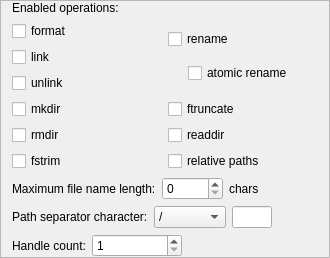
                <widget class="QFrame" name="framePosixOps">
                 <property name="enabled">
                  <bool>true</bool>
                 </property>
                 <property name="frameShape">
                  <enum>QFrame::StyledPanel</enum>
                 </property>
                 <property name="frameShadow">
                  <enum>QFrame::Raised</enum>
                 </property>
                 <layout class="QVBoxLayout" name="verticalLayout_5">
                  <property name="topMargin">
                   <number>0</number>
                  </property>
                  <property name="bottomMargin">
                   <number>0</number>
                  </property>
                  <item>
                   <widget class="QLabel" name="label">
                    <property name="text">
                     <string>Enabled operations:</string>
                    </property>
                   </widget>
                  </item>
                  <item>
                   <layout class="QHBoxLayout" name="horizontalLayout_4">
                    <item>
                     <layout class="QVBoxLayout" name="verticalLayout_9">
                      <item>
                       <layout class="QHBoxLayout" name="horizontalLayout">
                        <item>
                         <widget class="QCheckBox" name="cbPosixFormat">
                          <property name="toolTip">
                           <string>&lt;html&gt;&lt;head/&gt;&lt;body&gt;&lt;p&gt;&lt;span style=&quot; font-weight:600;&quot;&gt;What it means:&lt;/span&gt; This setting determines whether the red_format() API will be available.&lt;/p&gt;&lt;p&gt;&lt;span style=&quot; font-weight:600;&quot;&gt;Guidance:&lt;/span&gt; If you plan to format or reformat the storage media on the target, enable this setting; otherwise, disable it to reduce code size. Often the media is formatted only once, when the system is &amp;quot;flashed&amp;quot;, and never again; in this case there is no need for red_format(). Enabling red_format() will be required to run most of the tests provided with Reliance Edge.&lt;/p&gt;&lt;/body&gt;&lt;/html&gt;</string>
                          </property>
                          <property name="text">
                           <string>format</string>
                          </property>
                         </widget>
                        </item>
                       </layout>
                      </item>
                      <item>
                       <layout class="QHBoxLayout" name="horizontalLayout_2">
                        <item>
                         <widget class="QCheckBox" name="cbPosixLink">
                          <property name="toolTip">
                           <string>&lt;html&gt;&lt;head/&gt;&lt;body&gt;&lt;p&gt;&lt;span style=&quot; font-weight:600;&quot;&gt;What it means: &lt;/span&gt;This setting determines whether the red_link() API will be available.&lt;/p&gt;&lt;p&gt;&lt;span style=&quot; font-weight:600;&quot;&gt;Guidance:&lt;/span&gt; If you plan to create hard links in your application, enable this setting; otherwise, disable it to reduce code size.&lt;/p&gt;&lt;/body&gt;&lt;/html&gt;</string>
                          </property>
                          <property name="text">
                           <string>link</string>
                          </property>
                         </widget>
                        </item>
                       </layout>
                      </item>
                      <item>
                       <layout class="QHBoxLayout" name="horizontalLayout_3">
                        <item>
                         <widget class="QCheckBox" name="cbPosixUnlink">
                          <property name="toolTip">
                           <string>&lt;html&gt;&lt;head/&gt;&lt;body&gt;&lt;p&gt;&lt;span style=&quot; font-weight:600;&quot;&gt;What it means:&lt;/span&gt; This setting determines whether the red_unlink() API will be available.&lt;/p&gt;&lt;p&gt;&lt;span style=&quot; font-weight:600;&quot;&gt;Guidance:&lt;/span&gt; If you plan to delete files in your application, enable this setting; otherwise, disable it to reduce code size. red_unlink() shares most of its code with red_rmdir(), so the difference in code size is small unless both APIs are enabled or disabled.&lt;/p&gt;&lt;/body&gt;&lt;/html&gt;</string>
                          </property>
                          <property name="text">
                           <string>unlink</string>
                          </property>
                         </widget>
                        </item>
                       </layout>
                      </item>
                      <item>
                       <layout class="QHBoxLayout" name="horizontalLayout_5">
                        <item>
                         <widget class="QCheckBox" name="cbPosixMkdir">
                          <property name="toolTip">
                           <string>&lt;html&gt;&lt;head/&gt;&lt;body&gt;&lt;p&gt;&lt;span style=&quot; font-weight:600;&quot;&gt;What it means: &lt;/span&gt;This setting determines whether the red_mkdir() API will be available.&lt;/p&gt;&lt;p&gt;&lt;span style=&quot; font-weight:600;&quot;&gt;Guidance:&lt;/span&gt; If you plan to create directories in your application, enable this setting; otherwise, disable it to reduce code size.&lt;/p&gt;&lt;/body&gt;&lt;/html&gt;</string>
                          </property>
                          <property name="text">
                           <string>mkdir</string>
                          </property>
                         </widget>
                        </item>
                       </layout>
                      </item>
                      <item>
                       <layout class="QHBoxLayout" name="horizontalLayout_11">
                        <item>
                         <widget class="QCheckBox" name="cbPosixRmDir">
                          <property name="toolTip">
                           <string>&lt;html&gt;&lt;head/&gt;&lt;body&gt;&lt;p&gt;&lt;span style=&quot; font-weight:600;&quot;&gt;What it means:&lt;/span&gt; This setting determines whether the red_rmdir() API will be available.&lt;/p&gt;&lt;p&gt;&lt;span style=&quot; font-weight:600;&quot;&gt;Guidance:&lt;/span&gt; If you plan to delete directories in your application, enable this setting; otherwise, disable it to reduce code size. red_rmdir() shares most of its code with red_unlink(), so the difference in code size is small unless both APIs are enabled or disabled.&lt;/p&gt;&lt;/body&gt;&lt;/html&gt;</string>
                          </property>
                          <property name="text">
                           <string>rmdir</string>
                          </property>
                         </widget>
                        </item>
                       </layout>
                      </item>
                      <item>
                       <layout class="QHBoxLayout" name="horizontalLayout_8">
                        <item>
                         <widget class="QCheckBox" name="cbPosixFstrim">
                          <property name="toolTip">
                           <string>&lt;html&gt;&lt;head/&gt;&lt;body&gt;&lt;p&gt;&lt;span style=&quot; font-weight:600;&quot;&gt;What it means:&lt;/span&gt; This setting determines whether the red_fstrim() API will be available.  Enabling this setting implicitly enables the block device discard mechanism.&lt;/p&gt;&lt;p&gt;&lt;span style=&quot; font-weight:600;&quot;&gt;Guidance:&lt;/span&gt; If you plan to delete directories in your application, enable this setting; otherwise, disable it to reduce code size. red_rmdir() shares most of its code with red_unlink(), so the difference in code size is small unless both APIs are enabled or disabled.&lt;/p&gt;&lt;/body&gt;&lt;/html&gt;</string>
                          </property>
                          <property name="text">
                           <string>fstrim</string>
                          </property>
                         </widget>
                        </item>
                        <item>
                         <widget class="WarningBtn" name="wbtnFstrim" native="true">
                          <property name="sizePolicy">
                           <sizepolicy hsizetype="Fixed" vsizetype="Ignored">
                            <horstretch>0</horstretch>
                            <verstretch>0</verstretch>
                           </sizepolicy>
                          </property>
                          <property name="minimumSize">
                           <size>
                            <width>0</width>
                            <height>0</height>
                           </size>
                          </property>
                          <property name="maximumSize">
                           <size>
                            <width>18</width>
                            <height>16777215</height>
                           </size>
                          </property>
                         </widget>
                        </item>
                       </layout>
                      </item>
                     </layout>
                    </item>
                    <item>
                     <layout class="QVBoxLayout" name="verticalLayout_8">
                      <item>
                       <widget class="QFrame" name="framePosixRenames">
                        <layout class="QVBoxLayout" name="vlayPosixRenames">
                         <property name="leftMargin">
                          <number>0</number>
                         </property>
                         <property name="topMargin">
                          <number>0</number>
                         </property>
                         <property name="rightMargin">
                          <number>0</number>
                         </property>
                         <property name="bottomMargin">
                          <number>0</number>
                         </property>
                         <item>
                          <layout class="QHBoxLayout" name="horizontalLayout_14">
                           <item>
                            <widget class="QCheckBox" name="cbPosixRename">
                             <property name="toolTip">
                              <string>&lt;html&gt;&lt;head/&gt;&lt;body&gt;&lt;p&gt;&lt;span style=&quot; font-weight:600;&quot;&gt;What it means:&lt;/span&gt; This setting determines whether the red_rename() API will be available.&lt;/p&gt;&lt;p&gt;&lt;span style=&quot; font-weight:600;&quot;&gt;Guidance:&lt;/span&gt; If you need to rename files or directories in your application, enable this setting; otherwise, disable it to reduce code size and memory usage. red_rename() substantially increases the minimum number of block buffers (the increase is between 3 and 6 block size buffers, depending on other settings), thereby increasing the amount of RAM needed to use Reliance Edge. Therefore it is recommended to disable this setting unless red_rename() is actually needed.&lt;/p&gt;&lt;/body&gt;&lt;/html&gt;</string>
                             </property>
                             <property name="text">
                              <string>rename</string>
                             </property>
                            </widget>
                           </item>
                          </layout>
                         </item>
                         <item>
                          <layout class="QHBoxLayout" name="horizontalLayout_24">
                           <property name="spacing">
                            <number>0</number>
                           </property>
                           <property name="leftMargin">
                            <number>20</number>
                           </property>
                           <item>
                            <widget class="QCheckBox" name="cbPosixAtomicRename">
                             <property name="toolTip">
                              <string>&lt;html&gt;&lt;head/&gt;&lt;body&gt;&lt;p&gt;&lt;span style=&quot; font-weight:600;&quot;&gt;What it means: &lt;/span&gt;This setting determines whether red_rename() will support atomic rename functionality, as described in its documentation.&lt;/p&gt;&lt;p&gt;&lt;span style=&quot; font-weight:600;&quot;&gt;Guidance:&lt;/span&gt; If you want to replace a file with another file, one method is to red_unlink() the original file and red_rename() the new file to have the same name as the original file. But there are several things that could go wrong: it leaves an interval where the file does not exist with its original name, and if another task tries to open it, the open will fail; if another task commits a transaction point, a transacted state could be created where the original file does not exist, which could possibly cause problems if power is lost and the file is missing after reboot; or the rename could fail, and the original file would have been deleted without a replacement. Atomic rename allows red_rename() to rename onto an existing file, removing the need for the red_unlink() and guaranteeing that the file will exist with either its old or new contents. If this sounds like a useful feature for your application, enable this setting; otherwise, disable it to reduce code size and decrease the minimum block buffer count by one.&lt;/p&gt;&lt;/body&gt;&lt;/html&gt;</string>
                             </property>
                             <property name="text">
                              <string>atomic rename</string>
                             </property>
                            </widget>
                           </item>
                          </layout>
                         </item>
                        </layout>
                       </widget>
                      </item>
                      <item>
                       <layout class="QHBoxLayout" name="horizontalLayout_17">
                        <item>
                         <widget class="QCheckBox" name="cbPosixFtruncate">
                          <property name="toolTip">
                           <string>&lt;html&gt;&lt;head/&gt;&lt;body&gt;&lt;p&gt;&lt;span style=&quot; font-weight:600;&quot;&gt;What it means:&lt;/span&gt; This setting determines whether truncation functionality will be available, namely the red_ftruncate() API and the RED_O_TRUNC flag for red_open().&lt;/p&gt;&lt;p&gt;&lt;span style=&quot; font-weight:600;&quot;&gt;Guidance:&lt;/span&gt; If you plan to truncate files in your application, enable this setting; otherwise, disable it to reduce code size.&lt;/p&gt;&lt;/body&gt;&lt;/html&gt;</string>
                          </property>
                          <property name="text">
                           <string>ftruncate</string>
                          </property>
                         </widget>
                        </item>
                       </layout>
                      </item>
                      <item>
                       <layout class="QHBoxLayout" name="horizontalLayout_18">
                        <item>
                         <widget class="QCheckBox" name="cbPosixDirOps">
                          <property name="toolTip">
                           <string>&lt;html&gt;&lt;head/&gt;&lt;body&gt;&lt;p&gt;&lt;span style=&quot; font-weight:600;&quot;&gt;What it means: &lt;/span&gt;This setting determines whether the red_opendir(), red_readdir(), red_rewinddir(), and red_closedir() APIs will be available.&lt;/p&gt;&lt;p&gt;&lt;span style=&quot; font-weight:600;&quot;&gt;Guidance: &lt;/span&gt;If you plan to enumerate the contents of a directory in your application, enable this setting; otherwise, disable it to reduce code size and reduce the amount of memory needed for each file system handle (see Handle Count). red_readdir() is useful for discovering the contents of a directory, and for writing code which parses directories recursively, but most embedded applications will not need it.&lt;/p&gt;&lt;/body&gt;&lt;/html&gt;</string>
                          </property>
                          <property name="text">
                           <string>readdir</string>
                          </property>
                         </widget>
                        </item>
                       </layout>
                      </item>
                      <item>
                       <layout class="QHBoxLayout" name="horizontalLayout_22">
                        <item>
                         <widget class="QCheckBox" name="cbPosixCwd">
                          <property name="toolTip">
                           <string>&lt;html&gt;&lt;head/&gt;&lt;body&gt;&lt;p&gt;&lt;span style=&quot; font-weight:600;&quot;&gt;What it means: &lt;/span&gt;This setting determines whether the name based APIs support relative paths based on the current working directory and the . and .. directory entries.&lt;/p&gt;&lt;p&gt;&lt;span style=&quot; font-weight:600;&quot;&gt;Guidance: &lt;/span&gt;If you plan to use relative paths in your application, enable this setting; otherwise, disable it to reduce code size.&lt;/p&gt;&lt;/body&gt;&lt;/html&gt;</string>
                          </property>
                          <property name="text">
                           <string>relative paths</string>
                          </property>
                         </widget>
                        </item>
                       </layout>
                      </item>
                     </layout>
                    </item>
                   </layout>
                  </item>
                  <item>
                   <widget class="QWidget" name="hwiFileNameLen" native="true">
                    <property name="minimumSize">
                     <size>
                      <width>0</width>
                      <height>10</height>
                     </size>
                    </property>
                    <layout class="QHBoxLayout" name="horizontalLayout_6">
                     <property name="leftMargin">
                      <number>0</number>
                     </property>
                     <property name="topMargin">
                      <number>0</number>
                     </property>
                     <property name="rightMargin">
                      <number>0</number>
                     </property>
                     <property name="bottomMargin">
                      <number>0</number>
                     </property>
                     <item>
                      <widget class="QLabel" name="label_3">
                       <property name="toolTip">
                        <string>&lt;html&gt;&lt;head/&gt;&lt;body&gt;&lt;p&gt;&lt;span style=&quot; font-weight:600;&quot;&gt;What it means:&lt;/span&gt; This determines the maximum length for a file or directory name; it is equivalent to the NAME_MAX macro in POSIX.&lt;/p&gt;&lt;p&gt;&lt;span style=&quot; font-weight:600;&quot;&gt;Guidance:&lt;/span&gt; For efficient, compact directories, this should be kept as small as possible. Directory entries have a fixed size, so all names consume the same amount of directory space as the maximum-length name. If your application code has already been written, it is reasonable to search your application for the longest file name, and use that; or if you previously used a FAT file system without long file names, you can set this to 12 (sufficient for 8.3 names). Internally, directory entry sizes must be a multiple of four; if the maximum name length is not divisible by four, directory entries will be padded with unused bytes. To avoid this padding, use a name length which is divisible by four. The maximum legal name length is block size minus 4, but using such large names is not recommended.&lt;/p&gt;&lt;/body&gt;&lt;/html&gt;</string>
                       </property>
                       <property name="text">
                        <string>Maximum file name length:</string>
                       </property>
                      </widget>
                     </item>
                     <item>
                      <widget class="QSpinBox" name="sbFileNameLen">
                       <property name="maximum">
                        <number>65535</number>
                       </property>
                      </widget>
                     </item>
                     <item>
                      <widget class="QLabel" name="label_4">
                       <property name="text">
                        <string>chars</string>
                       </property>
                      </widget>
                     </item>
                     <item>
                      <spacer name="horizontalSpacer">
                       <property name="orientation">
                        <enum>Qt::Horizontal</enum>
                       </property>
                       <property name="sizeHint" stdset="0">
                        <size>
                         <width>40</width>
                         <height>20</height>
                        </size>
                       </property>
                      </spacer>
                     </item>
                     <item>
                      <widget class="WarningBtn" name="wbtnFileNameLen" native="true">
                       <property name="sizePolicy">
                        <sizepolicy hsizetype="Fixed" vsizetype="Ignored">
                         <horstretch>0</horstretch>
                         <verstretch>0</verstretch>
                        </sizepolicy>
                       </property>
                       <property name="minimumSize">
                        <size>
                         <width>0</width>
                         <height>18</height>
                        </size>
                       </property>
                       <property name="maximumSize">
                        <size>
                         <width>18</width>
                         <height>18</height>
                        </size>
                       </property>
                      </widget>
                     </item>
                    </layout>
                   </widget>
                  </item>
                  <item>
                   <widget class="QWidget" name="hwiPathChar" native="true">
                    <property name="minimumSize">
                     <size>
                      <width>0</width>
                      <height>10</height>
                     </size>
                    </property>
                    <layout class="QHBoxLayout" name="horizontalLayout_7">
                     <property name="leftMargin">
                      <number>0</number>
                     </property>
                     <property name="topMargin">
                      <number>0</number>
                     </property>
                     <property name="rightMargin">
                      <number>0</number>
                     </property>
                     <property name="bottomMargin">
                      <number>0</number>
                     </property>
                     <item>
                      <widget class="QLabel" name="label_5">
                       <property name="toolTip">
                        <string>&lt;html&gt;&lt;head/&gt;&lt;body&gt;&lt;p&gt;&lt;span style=&quot; font-weight:600;&quot;&gt;What it means:&lt;/span&gt; This is the character which will separate names in a path. For example, if set to / , then a path like foo/bar means foo is a directory and bar is a file or subdirectory within foo .&lt;/p&gt;&lt;p&gt;&lt;span style=&quot; font-weight:600;&quot;&gt;Guidance:&lt;/span&gt; This is usually / (for Unix-style paths) or \ (for DOS- or Windows-style paths); both these options are provided in the drop-down menu. Alternate path separator characters can be entered if &amp;quot;Custom&amp;quot; is selected from the down-down. For example, you could set the path separator to : (like classic Mac OS) or . (like VMS or RISC OS). If your application code has been written, it is reasonable to use whatever separator your application is already using. The default choice of / has the advantage of being the same as POSIX and unlike \ it does not need to be escaped in a C string (as in &amp;quot;C:\\foo\\bar&amp;quot; to yield C:\foo\bar ).&lt;/p&gt;&lt;p&gt;For simplicity reasons, having multiple path separator characters is not supported; you cannot mix / and \ in your application.&lt;/p&gt;&lt;/body&gt;&lt;/html&gt;</string>
                       </property>
                       <property name="text">
                        <string>Path separator character:</string>
                       </property>
                      </widget>
                     </item>
                     <item>
                      <widget class="QComboBox" name="cmbPathChar">
                       <item>
                        <property name="text">
                         <string>/</string>
                        </property>
                       </item>
                       <item>
                        <property name="text">
                         <string>\</string>
                        </property>
                       </item>
                       <item>
                        <property name="text">
                         <string>Custom</string>
                        </property>
                       </item>
                      </widget>
                     </item>
                     <item>
                      <widget class="QLineEdit" name="lePathCharCustom">
                       <property name="enabled">
                        <bool>true</bool>
                       </property>
                       <property name="sizePolicy">
                        <sizepolicy hsizetype="Fixed" vsizetype="Fixed">
                         <horstretch>1</horstretch>
                         <verstretch>0</verstretch>
                        </sizepolicy>
                       </property>
                       <property name="minimumSize">
                        <size>
                         <width>40</width>
                         <height>0</height>
                        </size>
                       </property>
                       <property name="maximumSize">
                        <size>
                         <width>40</width>
                         <height>16777215</height>
                        </size>
                       </property>
                       <property name="text">
                        <string notr="true"/>
                       </property>
                       <property name="maxLength">
                        <number>6</number>
                       </property>
                      </widget>
                     </item>
                     <item>
                      <spacer name="horizontalSpacer_2">
                       <property name="orientation">
                        <enum>Qt::Horizontal</enum>
                       </property>
                       <property name="sizeType">
                        <enum>QSizePolicy::Expanding</enum>
                       </property>
                       <property name="sizeHint" stdset="0">
                        <size>
                         <width>40</width>
                         <height>20</height>
                        </size>
                       </property>
                      </spacer>
                     </item>
                     <item>
                      <widget class="WarningBtn" name="wbtnPathChar" native="true">
                       <property name="sizePolicy">
                        <sizepolicy hsizetype="Fixed" vsizetype="Ignored">
                         <horstretch>0</horstretch>
                         <verstretch>0</verstretch>
                        </sizepolicy>
                       </property>
                       <property name="minimumSize">
                        <size>
                         <width>0</width>
                         <height>18</height>
                        </size>
                       </property>
                       <property name="maximumSize">
                        <size>
                         <width>18</width>
                         <height>18</height>
                        </size>
                       </property>
                      </widget>
                     </item>
                    </layout>
                   </widget>
                  </item>
                  <item>
                   <widget class="QWidget" name="hwiHandleCount" native="true">
                    <property name="minimumSize">
                     <size>
                      <width>0</width>
                      <height>10</height>
                     </size>
                    </property>
                    <layout class="QHBoxLayout" name="horizontalLayout_9">
                     <property name="leftMargin">
                      <number>0</number>
                     </property>
                     <property name="topMargin">
                      <number>0</number>
                     </property>
                     <property name="rightMargin">
                      <number>0</number>
                     </property>
                     <property name="bottomMargin">
                      <number>0</number>
                     </property>
                     <item>
                      <widget class="QLabel" name="label_7">
                       <property name="toolTip">
                        <string>&lt;html&gt;&lt;head/&gt;&lt;body&gt;&lt;p&gt;&lt;span style=&quot; font-weight:600;&quot;&gt;What it means: &lt;/span&gt;This determines the number of file system handles that will be available. This total is shared among all file system volumes. A &amp;quot;handle&amp;quot; is a file descriptor (as returned by red_open()) or a directory stream (as returned by red_opendir()). Each allocated handle is available for either purpose (file descriptor or directory stream), but not at the same time.&lt;/p&gt;&lt;p&gt;&lt;span style=&quot; font-weight:600;&quot;&gt;Guidance:&lt;/span&gt; The number of handles needs to be sufficient for the needs of your application. For example, if your application never opens more than three handles at once, this can be set to three. There is little harm in having too many handles; the main drawback is wasted memory. Handles are not very big. If the Read Directory APIs is enabled, each handle is about 40–60 bytes (depending on other settings) plus the maximum name length; if that setting is disabled, the handles are about 16 bytes each.&lt;/p&gt;&lt;/body&gt;&lt;/html&gt;</string>
                       </property>
                       <property name="text">
                        <string>Handle count:</string>
                       </property>
                      </widget>
                     </item>
                     <item>
                      <widget class="QSpinBox" name="sbHandleCount">
                       <property name="sizePolicy">
                        <sizepolicy hsizetype="Fixed" vsizetype="Fixed">
                         <horstretch>0</horstretch>
                         <verstretch>0</verstretch>
                        </sizepolicy>
                       </property>
                       <property name="minimumSize">
                        <size>
                         <width>90</width>
                         <height>0</height>
                        </size>
                       </property>
                       <property name="minimum">
                        <number>1</number>
                       </property>
                       <property name="maximum">
                        <number>4096</number>
                       </property>
                      </widget>
                     </item>
                     <item>
                      <spacer name="horizontalSpacer_4">
                       <property name="orientation">
                        <enum>Qt::Horizontal</enum>
                       </property>
                       <property name="sizeHint" stdset="0">
                        <size>
                         <width>40</width>
                         <height>20</height>
                        </size>
                       </property>
                      </spacer>
                     </item>
                     <item>
                      <widget class="WarningBtn" name="wbtnHandleCount" native="true">
                       <property name="sizePolicy">
                        <sizepolicy hsizetype="Fixed" vsizetype="Ignored">
                         <horstretch>0</horstretch>
                         <verstretch>0</verstretch>
                        </sizepolicy>
                       </property>
                       <property name="minimumSize">
                        <size>
                         <width>0</width>
                         <height>18</height>
                        </size>
                       </property>
                       <property name="maximumSize">
                        <size>
                         <width>18</width>
                         <height>18</height>
                        </size>
                       </property>
                      </widget>
                     </item>
                    </layout>
                   </widget>
                  </item>
                 </layout>
                </widget>
